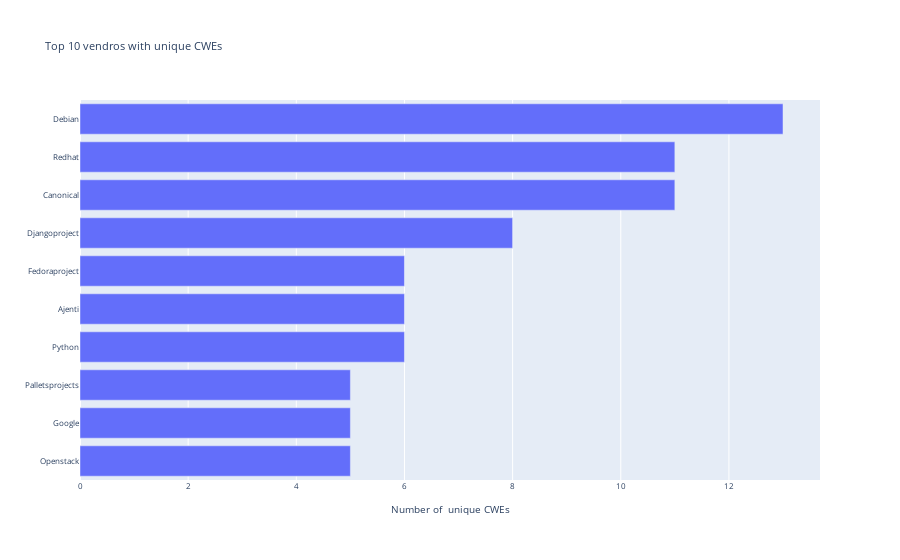

The notebook cell this image was saved under:
### Markdown cell above
## 3.5. Top unique CWEs per vendor

### Code cell
#top unique CWEs per vendor

n=10  # adjust for top n 

vdata = util.tidy_split(data,column='vendor',sep=',')
vdata = vdata[vdata.vendor!='nan']

y = vdata.groupby('vendor')['cwe'].nunique().sort_values().tail(n)

fig = go.Figure()
fig.add_bar(x=y.values, y=y.index.values, orientation='h')

fig.update_layout(title='Top {0:d} vendros with unique CWEs'.format(n),
                  xaxis = dict(title='Number of  unique CWEs'),
                  font=dict(size=8))

### Figure 1 — Plotly figure (JSON) as saved in the notebook; plotly's stock layout.template omitted (floating-point values rounded to 4 significant figures)
{"data": [{"orientation": "h", "type": "bar", "x": [5, 5, 5, 6, 6, 6, 8, 11, 11, 13], "y": ["Openstack", "Google", "Palletsprojects", "Python", "Ajenti", "Fedoraproject", "Djangoproject", "Canonical", "Redhat", "Debian"]}], "layout": {"autosize": true, "font": {"size": 8}, "title": {"text": "Top 10 vendros with unique CWEs"}, "xaxis": {"autorange": true, "range": [0, 13.68], "title": {"text": "Number of  unique CWEs"}, "type": "linear"}, "yaxis": {"autorange": true, "range": [-0.5, 9.5], "type": "category"}}}
